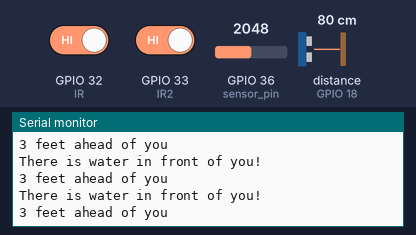
This sketch was run on a simulated ESP32. On the bench: the last lines printed to the serial monitor. Wiring (inferred from the names in the program): ultrasonic range finder: trigger GPIO 5; echo GPIO 18. Inputs (shaded band) come from the test bench; at power-on: distance to the obstacle (sensor on GPIO 18) 80 cm, GPIO 32 (IR) HIGH, GPIO 33 (IR2) HIGH, GPIO 36 (sensor_pin) = 2048. The echo pulse lasts 58.3 µs per cm; WiFi joins after 1.5 s; servers stay silent unless stated; storage starts empty.

Above: at 2.7 s.
2.8 s: distance to the obstacle (sensor on GPIO 18) set to 250 cm
At 3.29 s:
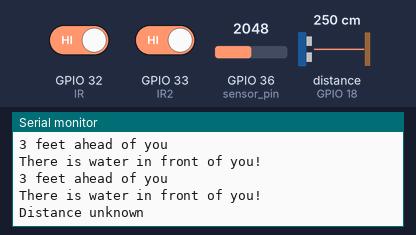
5.0 s: GPIO 32 (IR) driven LOW
At 5.35 s:
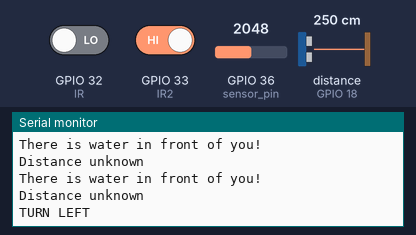
7.3 s: distance to the obstacle (sensor on GPIO 18) set to 2 cm
At 7.57 s:
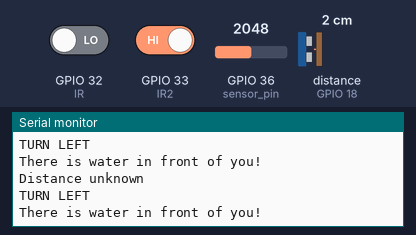
8.8 s: GPIO 32 (IR) driven HIGH and GPIO 33 (IR2) driven LOW
At 9.3 s:
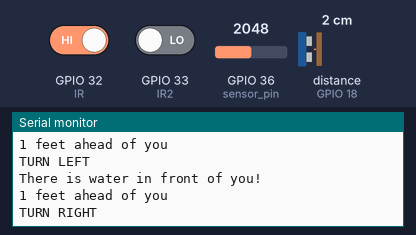

Measured:
- after the input at 2.8 s, the serial monitor: prints a new line after 0.31 s (image 1)
- after the input at 5.0 s, the serial monitor: prints a new line after 0.17 s (image 2)
- after the input at 8.8 s, the serial monitor: prints a new line after 0.32 s (image 4)

The sketch:

ESP32_transmission_working_code.ino
```cpp
#include <WiFi.h>
#include <AsyncTCP.h>
#include <ESPAsyncWebServer.h>
#include <SPIFFS.h>
#include <HTTPClient.h>
#include <Wire.h>

#include <dummy.h>

const int trigPin = 5;
const int echoPin = 18;
int IR = 32;
int IR2 = 33;
int _moisture,sensor_analog;
const int sensor_pin = A0;

#define SOUND_SPEED 0.034
#define CM_TO_INCH 0.393701

long duration;
float distanceCm;
float distanceInch;
float distanceFeet;

// Replace with your network credentials
const char* ssid = "pearl";
const char* password = "password";

// URL of the cloud server for image prediction
const char* serverUrl = "https://smart-walking-stick.onrender.com/predict";

// Create AsyncWebServer object on port 80
AsyncWebServer server(80);

void setup() {
  // Start Serial Monitor
  Serial.begin(115200);
  Serial.setDebugOutput(true);
  pinMode(IR, INPUT); // Declare the sensor as Input.
  pinMode(IR2, INPUT);
  pinMode(trigPin, OUTPUT); // Sets the trigPin as an Output
  pinMode(echoPin, INPUT); // Sets the echoPin as an Input

  // Initialize SPIFFS
  if (!SPIFFS.begin(true)) {
    Serial.println("An Error has occurred while mounting SPIFFS");
    return;
  }

  // Connect to Wi-Fi
  WiFi.begin(ssid, password);
  while (WiFi.status() != WL_CONNECTED) {
    delay(500);
    Serial.print(".");
  }
  Serial.println("");
  Serial.println("WiFi connected");

  // Print ESP32 Local IP Address
  Serial.print("IP Address: ");
  Serial.println(WiFi.localIP());

  // Route for receiving image via POST request
  server.on("/image", HTTP_POST, [](AsyncWebServerRequest *request){},
    NULL,
    [](AsyncWebServerRequest *request, uint8_t *data, size_t len, size_t index, size_t total) {
      if (index == 0) {
        Serial.println("Receiving image...");
        // Open file in write mode if first part of image
        File file = SPIFFS.open("/received_image.jpg", FILE_WRITE);
        if (!file) {
          Serial.println("Failed to open file for writing");
          return;
        }
        file.close();
      }

      // Append image data to file
      File file = SPIFFS.open("/received_image.jpg", FILE_APPEND);
      if (!file) {
        Serial.println("Failed to open file for appending");
        return;
      }
      file.write(data, len);
      file.close();

      if (index + len == total) {
        Serial.println("Image received successfully!");
        request->send(200, "text/plain", "Image received");

        // After receiving the image, send it to the cloud server for prediction
        sendImageToServer("/received_image.jpg");
      }
    });

  // Start server
  server.begin();
}

void sendImageToServer(const char* path) {
  HTTPClient http;
  File file = SPIFFS.open(path, FILE_READ);
  if (!file) {
    Serial.println("Failed to open file for reading");
    return;
  }

  if (WiFi.status() == WL_CONNECTED) {
    http.begin(serverUrl);
    http.addHeader("Content-Type", "image/jpeg");

    int fileSize = file.size();
    uint8_t* buffer = new uint8_t[fileSize];
    file.read(buffer, fileSize);
    file.close();

    int httpResponseCode = http.POST(buffer, fileSize);
    delete[] buffer;

    if (httpResponseCode > 0) {
      Serial.print("Response code: ");
      Serial.println(httpResponseCode);

      String response = http.getString();
      Serial.print("Server response: ");
      Serial.println(response);
      // Process the server response here
    } else {
      Serial.print("Error on sending POST: ");
      Serial.println(httpResponseCode);
    }

    http.end();
  } else {
    Serial.println("WiFi not connected");
  }
}

void loop() {
// Moisture Sensor
  sensor_analog = analogRead(sensor_pin);
  _moisture = ( 100 - ( (sensor_analog/4095.00) * 100 ) );
  if (_moisture >= 20){
    Serial.println("There is water in front of you!");
    delay(200);
  }

    //ULTRASONIC SENSOR
  digitalWrite(trigPin, LOW);
  delayMicroseconds(2);
  // Sets the trigPin on HIGH state for 10 micro seconds
  digitalWrite(trigPin, HIGH);
  delayMicroseconds(10);
  digitalWrite(trigPin, LOW);

  // Reads the echoPin, returns the sound wave travel time in microseconds
  duration = pulseIn(echoPin, HIGH);

  // Calculate the distance
  distanceCm = duration * SOUND_SPEED/2;

  // Convert to inches
  distanceFeet = distanceCm * 0.0328;

  if (distanceFeet <=1) {
    Serial.println("1 feet ahead of you");
    delay(200);
  }
  else if (distanceFeet >1 && distanceFeet <=2){
    Serial.println("2 feet ahead of you");
    delay(200);
  }
  else if (distanceFeet >2 && distanceFeet <=3){
    Serial.println("3 feet ahead of you");
    delay(200);
  }
  else if (distanceFeet >3 && distanceFeet <=4){
    Serial.println("4 feet ahead of you");
    delay(200);
  }
  else if (distanceFeet >4 && distanceFeet <=5){
    Serial.println("5 feet ahead of you");
    delay(200);
  }
  else if (distanceFeet >5 && distanceFeet <=6){
    Serial.println("6 feet ahead of you");
    delay(200);
  }
  else if (distanceFeet >6 && distanceFeet <=7){
    Serial.println("7 feet ahead of you");
    delay(200);
  }
  else {
    Serial.println("Distance unknown");
    delay(200);
  }

    //IR sensor
  int s2 = digitalRead(IR2); //This will read the sensor data and store it in a variable. Serial.println(s); //This will print the sensor data to serial monitor.
  int s = digitalRead(IR); //This will read the sensor data and store it in a variable. Serial.println(s); //This will print the sensor data to serial monitor.
  if (s== LOW ){
    Serial.println("TURN LEFT");
    delay(200);
  }

  else if (s2== LOW){
    Serial.println("TURN RIGHT");
    delay(200);

  }
  delay(50);
}
```
